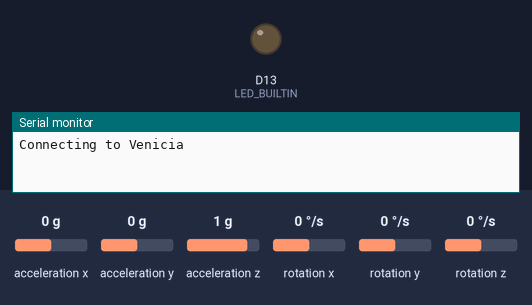
The sketch below on a simulated Arduino Nano 33 IoT. Parts: output pins drawn as LEDs (lit = HIGH), the last lines printed to the serial monitor. The inputs (shaded band) are chosen by the test bench; at power-on: acceleration x 0 g, acceleration y 0 g, acceleration z 1 g, rotation x 0 °/s, rotation y 0 °/s, rotation z 0 °/s. WiFi joins after 1.5 s; servers stay silent unless stated; no MQTT or app messages arrive unless stated.

Above: at 0.1 s.
At 1.6 s:
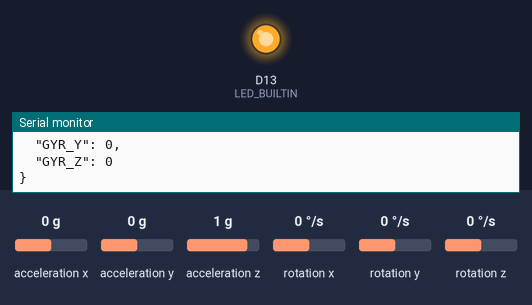
Timing chart, 0 to 3.1 s (numbered marks = the images above):
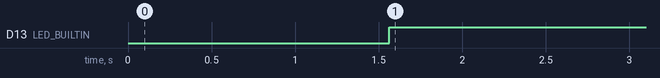

The sketch:

imu_mqtt_publisher.ino
```cpp
#include <Arduino.h>

#include <SPI.h>
#include <Wire.h>
#include <Arduino_LSM6DS3.h>
#include <ArduinoJson.h>
#include <PubSubClient.h>
#include <WiFiNINA.h>

#define CONVERT_G_TO_MS2 9.80665f
#define FREQUENCY_HZ 104
#define INTERVAL_MS (1000 / (FREQUENCY_HZ + 1))

struct Acc_senseData {
  float acc_x = 0.0F;
  float acc_y = 0.0F;
  float acc_z = 0.0F;
};

struct Gyr_senseData {
  float gyr_x = 0.0F;
  float gyr_y = 0.0F;
  float gyr_z = 0.0F;
};

void setup_wifi();
void reconnect();

static char payload[256];
static Acc_senseData acc_data;
static Gyr_senseData gyr_data;
StaticJsonDocument<256> doc;

#define TOKEN ""
#define DEVICEID ""

const char* ssid = "Venicia";
const char* password = "SwaySway";
const char mqtt_server[] = "mqtt.eclipseprojects.io";
const char publishTopic[] = "ece180da-warmup/venicia/lab4/imu";

WiFiClient wifiClient;
PubSubClient mqtt(wifiClient);

void setup_wifi() {
  delay(10);
  Serial.println();
  Serial.print("Connecting to ");
  Serial.println(ssid);
  WiFi.begin(ssid, password);

  while (WiFi.status() != WL_CONNECTED) {
    delay(500);
    Serial.print(".");
  }

  randomSeed(micros());
  Serial.println("");
  Serial.println("WiFi connected");
  Serial.println("IP address: ");
  Serial.println(WiFi.localIP());
}

void reconnect() {
  while (!mqtt.connected()) {
    if (mqtt.connect(DEVICEID, TOKEN, NULL)) {
      Serial.println("Connected to MQTT broker");
      digitalWrite(LED_BUILTIN, HIGH);
    } else {
      Serial.print("failed to connect to MQTT broker, rc=");
      Serial.print(mqtt.state());
      Serial.println("try again in 5 seconds");
      digitalWrite(LED_BUILTIN, LOW);
      delay(5000);
    }
  }
}

void setup() {
  pinMode(LED_BUILTIN, OUTPUT);
  Serial.begin(9600);
  while (!Serial);

  if (!IMU.begin()) {
    Serial.println("Failed to initialize IMU!");
    while (1);
  }

  setup_wifi();
  mqtt.setServer(mqtt_server, 1883);
}

void loop() {
  unsigned long startTime = millis();
  if (!mqtt.connected()) {
    reconnect();
  }
  mqtt.loop();

  static unsigned long last_interval_ms = 0;
  float a_x, a_y, a_z;
  float g_x, g_y, g_z;

  if (millis() > last_interval_ms + INTERVAL_MS) {
    last_interval_ms = millis();

    IMU.readAcceleration(a_x, a_y, a_z);
    acc_data.acc_x = a_x;
    acc_data.acc_y = a_y;
    acc_data.acc_z = a_z;
    doc["ACC_X"] = acc_data.acc_x * CONVERT_G_TO_MS2;
    doc["ACC_Y"] = acc_data.acc_y * CONVERT_G_TO_MS2;
    doc["ACC_Z"] = acc_data.acc_z * CONVERT_G_TO_MS2;

    IMU.readGyroscope(g_x, g_y, g_z);
    gyr_data.gyr_x = g_x;
    gyr_data.gyr_y = g_y;
    gyr_data.gyr_z = g_z;
    doc["GYR_X"] = gyr_data.gyr_x;
    doc["GYR_Y"] = gyr_data.gyr_y;
    doc["GYR_Z"] = gyr_data.gyr_z;

    serializeJsonPretty(doc, payload);
    mqtt.publish(publishTopic, payload);
    Serial.println(payload);
  }

  unsigned long elapsedTime = millis() - startTime;
  if (elapsedTime < 1000) {
    delay(1000 - elapsedTime);
  }
}
```

Measured:
- by itself, D13 (LED_BUILTIN): LOW → HIGH at 1.6 s
